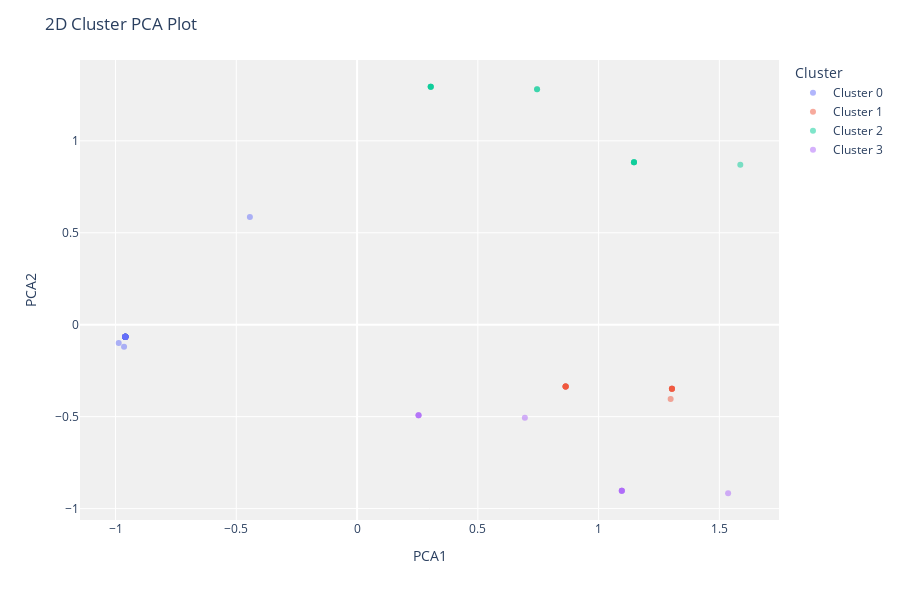

The code cell stored with this chart in its notebook:
### Code cell
plot_model(k_model, 'cluster')

### Figure 1 — Plotly figure (JSON) as saved in the notebook; plotly's stock layout.template omitted (floating-point values rounded to 4 significant figures)
{"data": [{"customdata": [["left"], ["left"], ["left"], ["left"], ["left"], ["left"], ["left"], ["left"], ["left"], ["left"], ["left"], ["left"], ["left"], ["left"], ["left"], ["left"], ["left"], ["left"], [" left"], ["right"], [null], ["left"], ["left"], ["left"], ["left"], ["left"], ["left"], ["left"], ["left"], ["left"], [null]], "hovertemplate": "Cluster=Cluster 0<br>PCA1=%{x}<br>PCA2=%{y}<br>Feature=%{customdata[0]}<extra></extra>", "legendgroup": "Cluster 0", "marker": {"color": "#636efa", "opacity": 0.5, "symbol": "circle"}, "mode": "markers", "name": "Cluster 0", "orientation": "v", "showlegend": true, "textposition": "top center", "type": "scatter", "x": [-0.9594, -0.9648, -0.9594, -0.9594, -0.9594, -0.9594, -0.9594, -0.9594, -0.9594, -0.9594, -0.9594, -0.9594, -0.9594, -0.9594, -0.9594, -0.9594, -0.9594, -0.9594, -0.9594, -0.9594, -0.9594, -0.4438, -0.9594, -0.9594, -0.9594, -0.9594, -0.9594, -0.9594, -0.9594, -0.9869, -0.9594], "xaxis": "x", "y": [-0.06543, -0.1204, -0.06543, -0.06543, -0.06543, -0.06543, -0.06543, -0.06543, -0.06543, -0.06543, -0.06543, -0.06543, -0.06543, -0.06543, -0.06543, -0.06543, -0.06543, -0.06543, -0.06543, -0.06543, -0.06543, 0.5858, -0.06543, -0.06543, -0.06543, -0.06543, -0.06543, -0.06543, -0.06543, -0.1001, -0.06543], "yaxis": "y"}, {"customdata": [[null], ["left"], ["left"], ["left"], ["left"], ["left"], ["left"], ["left"], ["left"], [null], [null], [null]], "hovertemplate": "Cluster=Cluster 1<br>PCA1=%{x}<br>PCA2=%{y}<br>Feature=%{customdata[0]}<extra></extra>", "legendgroup": "Cluster 1", "marker": {"color": "#EF553B", "opacity": 0.5, "symbol": "circle"}, "mode": "markers", "name": "Cluster 1", "orientation": "v", "showlegend": true, "textposition": "top center", "type": "scatter", "x": [0.8634, 1.304, 1.304, 1.304, 0.8634, 1.298, 0.8634, 0.8634, 1.304, 0.8634, 1.304, 0.8634], "xaxis": "x", "y": [-0.3355, -0.3488, -0.3488, -0.3488, -0.3355, -0.4038, -0.3355, -0.3355, -0.3488, -0.3355, -0.3488, -0.3355], "yaxis": "y"}, {"customdata": [["left"], ["left"], ["left"], ["left"], ["left"], ["left"], ["left"], ["left"], ["left"], ["left"], ["right"]], "hovertemplate": "Cluster=Cluster 2<br>PCA1=%{x}<br>PCA2=%{y}<br>Feature=%{customdata[0]}<extra></extra>", "legendgroup": "Cluster 2", "marker": {"color": "#00cc96", "opacity": 0.5, "symbol": "circle"}, "mode": "markers", "name": "Cluster 2", "orientation": "v", "showlegend": true, "textposition": "top center", "type": "scatter", "x": [1.587, 0.7452, 0.305, 1.146, 1.146, 0.305, 0.305, 0.305, 0.7452, 1.146, 1.146], "xaxis": "x", "y": [0.8702, 1.281, 1.294, 0.8835, 0.8835, 1.294, 1.294, 1.294, 1.281, 0.8835, 0.8835], "yaxis": "y"}, {"customdata": [["left"], [null], ["left"], ["left"], ["left"], ["left"], ["left"], ["left"], ["left"]], "hovertemplate": "Cluster=Cluster 3<br>PCA1=%{x}<br>PCA2=%{y}<br>Feature=%{customdata[0]}<extra></extra>", "legendgroup": "Cluster 3", "marker": {"color": "#ab63fa", "opacity": 0.5, "symbol": "circle"}, "mode": "markers", "name": "Cluster 3", "orientation": "v", "showlegend": true, "textposition": "top center", "type": "scatter", "x": [1.096, 1.536, 0.6947, 0.2545, 1.096, 0.2545, 1.096, 0.2545, 1.096], "xaxis": "x", "y": [-0.9033, -0.9166, -0.5061, -0.4927, -0.9033, -0.4927, -0.9033, -0.4927, -0.9033], "yaxis": "y"}], "layout": {"height": 600, "legend": {"title": {"text": "Cluster"}, "tracegroupgap": 0}, "margin": {"t": 60}, "plot_bgcolor": "rgb(240,240,240)", "title": {"text": "2D Cluster PCA Plot"}, "xaxis": {"anchor": "y", "domain": [0, 1], "title": {"text": "PCA1"}}, "yaxis": {"anchor": "x", "domain": [0, 1], "title": {"text": "PCA2"}}}}
